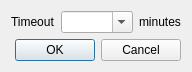
<?xml version="1.0" encoding="UTF-8"?>
<ui version="4.0">
 <class>SleepTimerDialog</class>
 <widget class="QDialog" name="SleepTimerDialog">
  <property name="geometry">
   <rect>
    <x>0</x>
    <y>0</y>
    <width>182</width>
    <height>71</height>
   </rect>
  </property>
  <property name="windowTitle">
   <string>Sleep Timer</string>
  </property>
  <layout class="QVBoxLayout" name="verticalLayout">
   <item>
    <layout class="QHBoxLayout" name="horizontalLayout_2">
     <item>
      <widget class="QLabel" name="label">
       <property name="text">
        <string>Timeout</string>
       </property>
      </widget>
     </item>
     <item>
      <widget class="QComboBox" name="comboBox">
       <property name="sizePolicy">
        <sizepolicy hsizetype="Expanding" vsizetype="Fixed">
         <horstretch>0</horstretch>
         <verstretch>0</verstretch>
        </sizepolicy>
       </property>
       <property name="editable">
        <bool>true</bool>
       </property>
       <property name="maxVisibleItems">
        <number>20</number>
       </property>
      </widget>
     </item>
     <item>
      <widget class="QLabel" name="label_2">
       <property name="text">
        <string>minutes</string>
       </property>
      </widget>
     </item>
    </layout>
   </item>
   <item>
    <layout class="QHBoxLayout" name="horizontalLayout">
     <item>
      <spacer name="horizontalSpacer">
       <property name="orientation">
        <enum>Qt::Horizontal</enum>
       </property>
       <property name="sizeHint" stdset="0">
        <size>
         <width>40</width>
         <height>20</height>
        </size>
       </property>
      </spacer>
     </item>
     <item>
      <widget class="QPushButton" name="pushButton">
       <property name="text">
        <string>OK</string>
       </property>
      </widget>
     </item>
     <item>
      <widget class="QPushButton" name="pushButton_2">
       <property name="text">
        <string>Cancel</string>
       </property>
      </widget>
     </item>
    </layout>
   </item>
  </layout>
 </widget>
 <resources/>
 <connections>
  <connection>
   <sender>pushButton</sender>
   <signal>clicked()</signal>
   <receiver>SleepTimerDialog</receiver>
   <slot>accept()</slot>
   <hints>
    <hint type="sourcelabel">
     <x>22</x>
     <y>48</y>
    </hint>
    <hint type="destinationlabel">
     <x>8</x>
     <y>47</y>
    </hint>
   </hints>
  </connection>
  <connection>
   <sender>pushButton_2</sender>
   <signal>clicked()</signal>
   <receiver>SleepTimerDialog</receiver>
   <slot>reject()</slot>
   <hints>
    <hint type="sourcelabel">
     <x>163</x>
     <y>50</y>
    </hint>
    <hint type="destinationlabel">
     <x>176</x>
     <y>46</y>
    </hint>
   </hints>
  </connection>
 </connections>
</ui>
